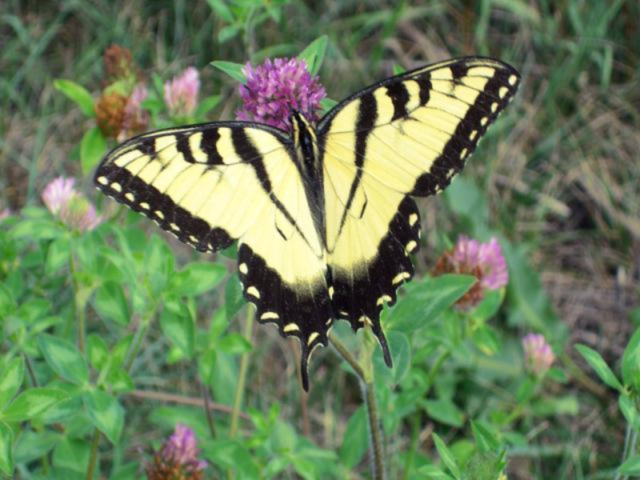
#> input picture src/Imagenes/butterfly.bmp, 640 x 480 px
$ python edgescanny.py
#> lines starting #> are read from the running program, lines starting #| are printed output that depends on the picture; after the words box and inside, x2 and y2 are one past the last pixel; in counts of white or black regions, pixels touching at a corner belong together
import cv2
import numpy as np

def syImCanny( src: np.ndarray) -> np.ndarray:
    blurred = cv2.GaussianBlur(src, (7, 7), 0)
    edges = cv2.Canny(blurred, 20, 60)
    return edges

def main():
    print("Kanny Edge Detector")

    filename = './Imagenes/butterfly.bmp'
    #Gray-level input
    src = cv2.imread(filename, cv2.IMREAD_GRAYSCALE)
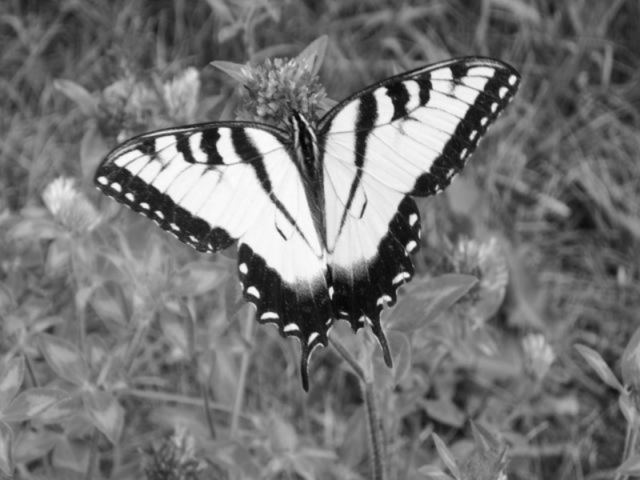
#> src: shape (480, 640); min 3, max 251, mean 116.1
    if src is None or src.size == 0:
        print("Error en el nombre o la carpeta de la imagen")
        return -1
    cv2.imshow("Imagen Original", src)

    # .. (INI) Codigo a probar
    edges = syImCanny(src)
#> in syImCanny, `edges = cv2.Canny(blurred, 20, 60)`:
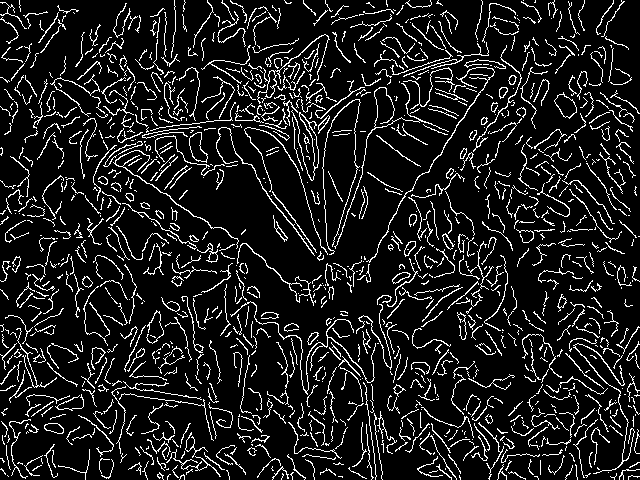
#> edges: shape (480, 640); 11.3% white in thin lines or dots
    cv2.imshow("Canny Edges", edges)

    # .. (FIN) Codigo a probar
    cv2.waitKey(0)
    cv2.destroyAllWindows()

if __name__ == "__main__":
    main()

$ run again, with src/Imagenes/C02.bmp copied over src/Imagenes/butterfly.bmp
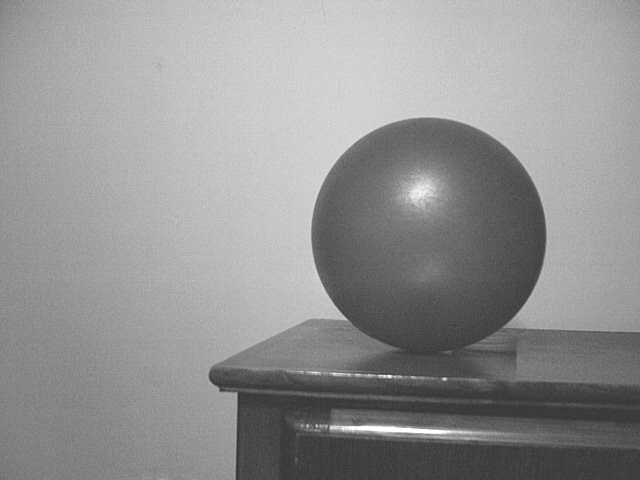
#> input picture src/Imagenes/C02.bmp, 640 x 480 px
#> in main, src is the input picture: shape (480, 640); min 54, max 255, mean 147.1
#> in syImCanny, `edges = cv2.Canny(blurred, 20, 60)`:
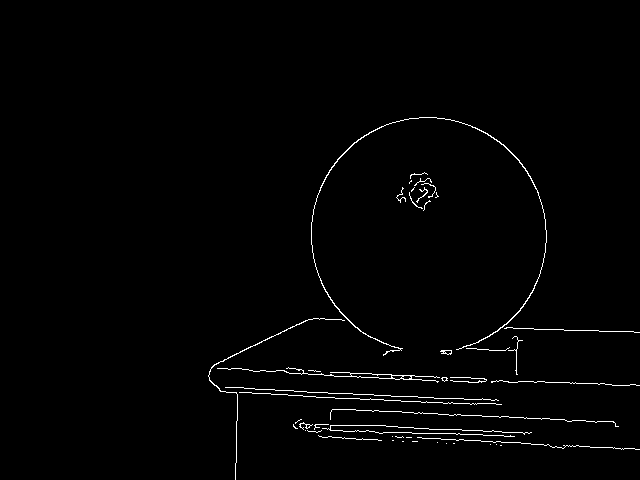
#> edges: shape (480, 640); 1.3% white in thin lines or dots, all inside (x1, y1, x2, y2) = (208, 117, 640, 480)
